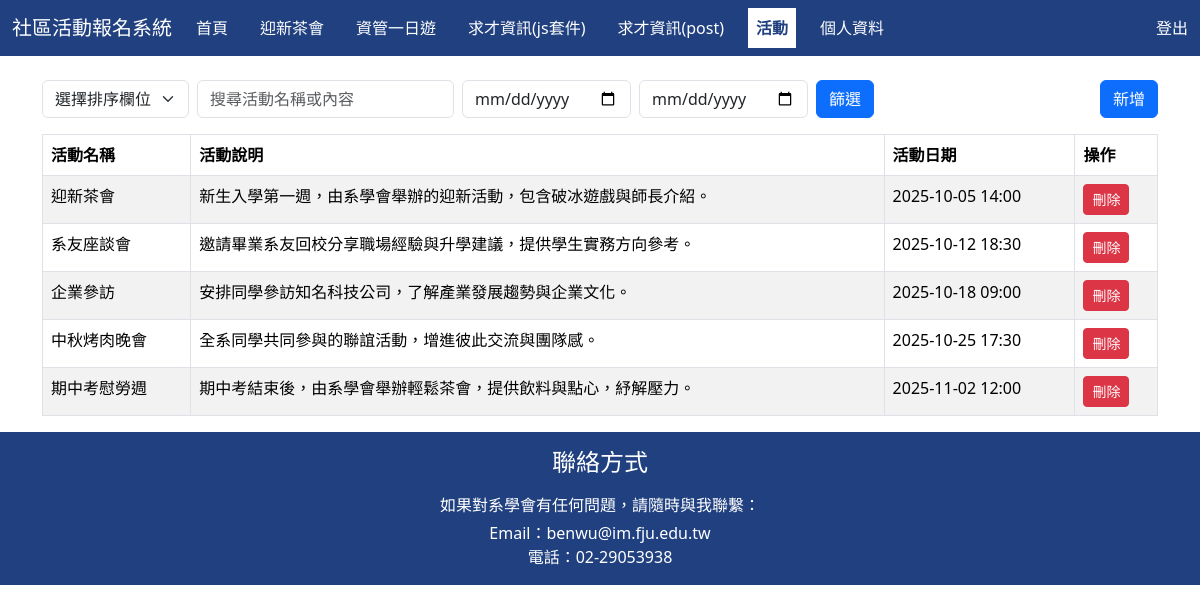
Page /activity.php (signed in) on the earlier database version.
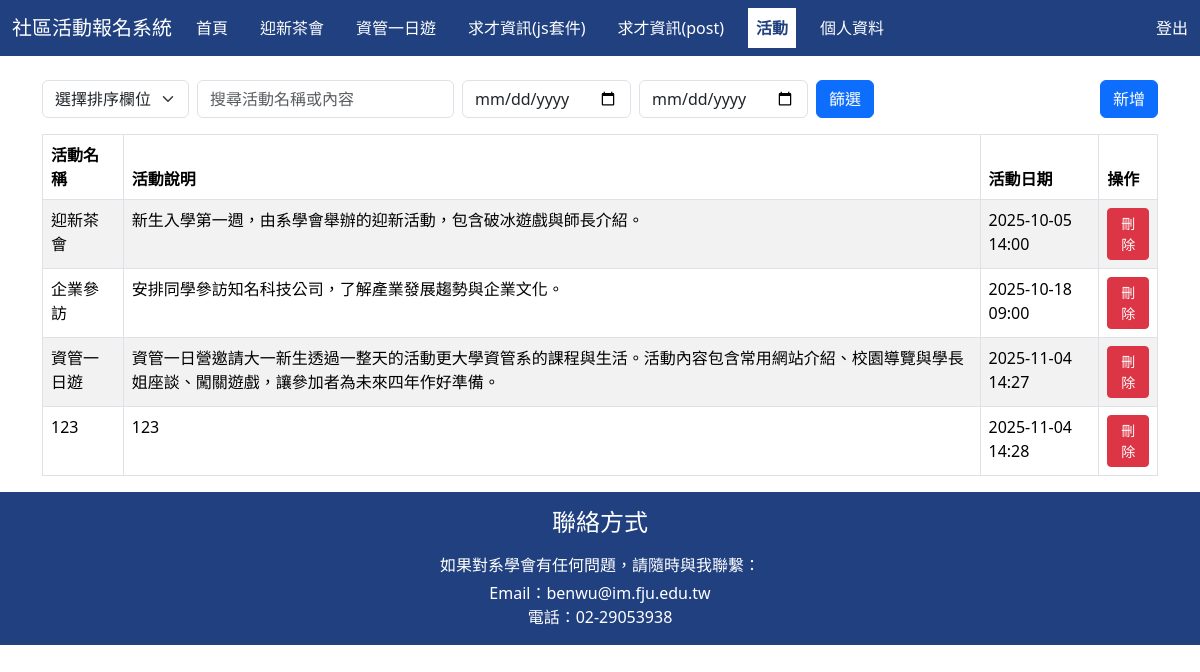
Same page on the later database version.
### tables this page shows
CREATE TABLE `activity` (
  `id` int(11) NOT NULL,
  `title` varchar(100) NOT NULL,
  `description` text NOT NULL,
  `pdate` datetime NOT NULL DEFAULT CURRENT_TIMESTAMP
);

### activity.php (the view, shortened to what this page needs)
<?php
require_once "header.php";
require_once "db.php";
$order = $_POST["order"] ?? "";
$searchtxt = $_POST["searchtxt"] ?? "";
$date_start = $_POST["date_start"] ?? "";
$date_end = $_POST["date_end"] ?? "";
$sql = "SELECT * FROM activity";
$result = mysqli_query($conn, $sql);
?>
<div class="container mt-4">
  <form action="activity.php" method="post" class="mb-3 row g-2 align-items-center">
    <div class="col-auto">
      <select name="order" class="form-select w-auto">
        <option value="" <?= ($order=='')?'selected':'' ?>>選擇排序欄位</option>
      </select>
    </div>
    <div class="col-auto">
      <input type="text" name="searchtxt" class="form-control" placeholder="搜尋活動名稱或內容" value="<?= htmlspecialchars($searchtxt) ?>">
    </div>
    <div class="col-auto">
      <input type="date" name="date_start" class="form-control" value="<?= htmlspecialchars($date_start) ?>">
    </div>
    <div class="col-auto">
      <input type="date" name="date_end" class="form-control" value="<?= htmlspecialchars($date_end) ?>">
    </div>
    <div class="col-auto">
      <input type="submit" class="btn btn-primary" value="篩選">
    </div>
    <div class="col text-end">
      <a href="activity-insert.php" class="btn btn-primary">新增</a>
    </div>
  </form>
  <table class="table table-bordered table-striped">
    <thead>
      <tr>
        <th>活動名稱</th>
        <th>活動說明</th>
        <th>活動日期</th>
        <th>操作</th>
      </tr>
    </thead>
    <tbody>
      <?php while ($row = mysqli_fetch_assoc($result)) { ?>
      <tr>
        <td><?= htmlspecialchars($row["title"]) ?></td>
        <td><?= htmlspecialchars($row["description"]) ?></td>
        <td><?= date('Y-m-d H:i', strtotime($row["pdate"])) ?></td>
        <td>
          <a href="activity-delete.php?id=<?= $row['id'] ?>" class="btn btn-danger btn-sm">刪除</a>
        </td>
      </tr>
      <?php } ?>
    </tbody>
  </table>
</div>
<?php
require_once "footer.php";
?>

Differences in the rows shown:
removed activity: title "系友座談會", description "邀請畢業系友回校分享職場經驗與升學建議，提供學生實務方向參考。", pdate "2025-10-12 18:30"
removed activity: title "中秋烤肉晚會", description "全系同學共同參與的聯誼活動，增進彼此交流與團隊感。", pdate "2025-10-25 17:30"
removed activity: title "期中考慰勞週", description "期中考結束後，由系學會舉辦輕鬆茶會，提供飲料與點心，紓解壓力。", pdate "2025-11-02 12:00"
added activity: title "資管一日遊", description "資管一日營邀請大一新生透過一整天的活動更大學資管系的課程與生活。活動內容包含常用網站介紹、校園導覽與學長姐座談、闖關遊戲，讓參加者為未來四年作好準備。", pdate "2025-11-04 14:27"
added activity: title "123", description "123", pdate "2025-11-04 14:28"
